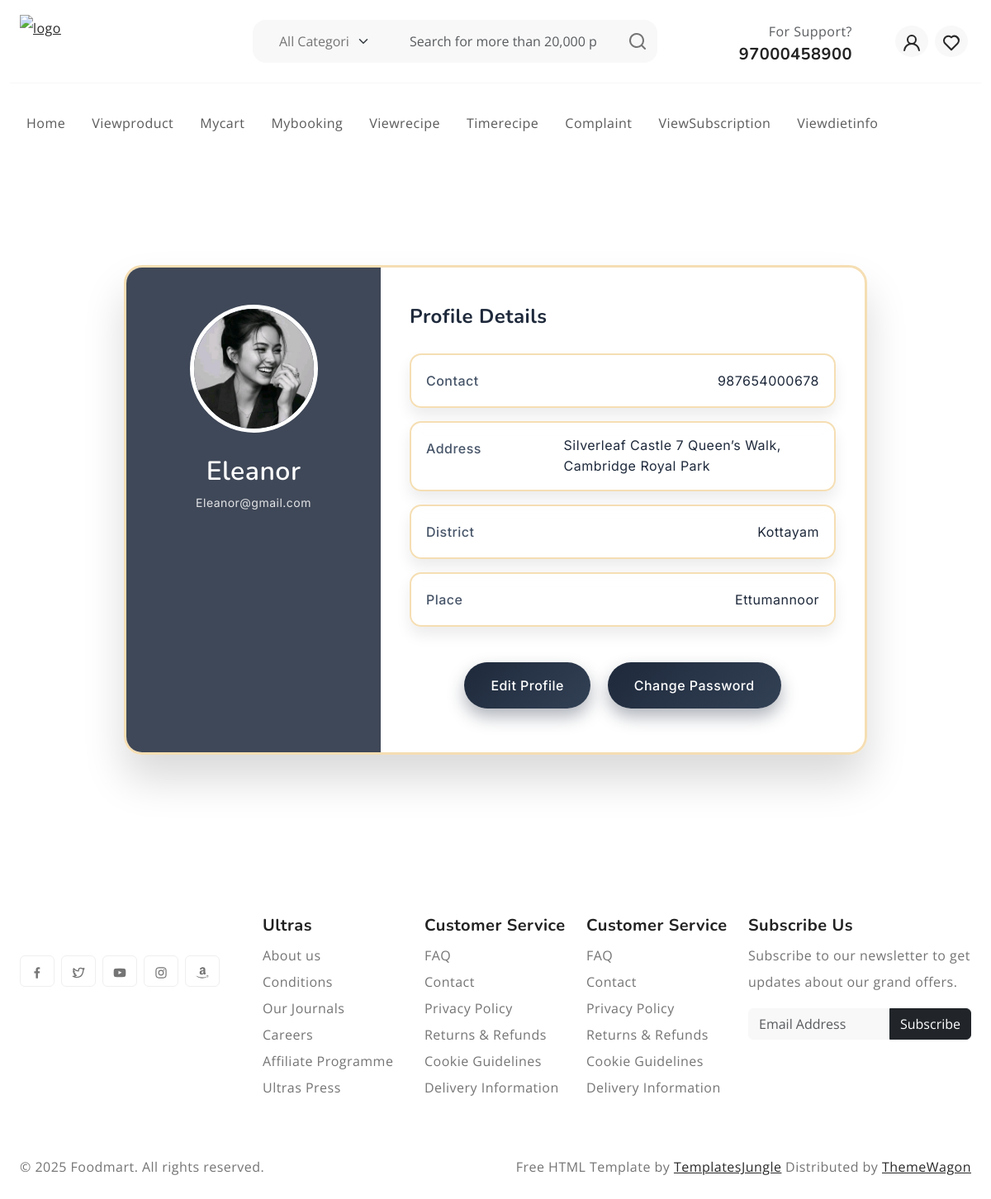
Page /User/Myprofile/ (signed in) on the committed database.
### Guest/models.py (models this page shows)
class tbl_user(models.Model):
    user_name=models.CharField(max_length=50)
    user_gender=models.CharField(max_length=50)
    user_contact=models.CharField(max_length=15)
    user_email=models.CharField(max_length=50)
    user_password=models.CharField(max_length=50)
    user_address=models.CharField(max_length=50)
    user_place=models.ForeignKey(tbl_place,on_delete=models.CASCADE)
    user_photo=models.FileField(upload_to ='Assets/UserDocs')
    user_status=models.IntegerField(default=0)

### Admin/models.py (models this page shows)
class tbl_place(models.Model):
    place_name=models.CharField(max_length=50)
    district=models.ForeignKey(tbl_district,on_delete=models.CASCADE)

class tbl_district(models.Model):
    district_name=models.CharField(max_length=50)

### User/views.py (the view)
# urls.py: path('Myprofile/',views.Myprofile,name="Myprofile"),
def Myprofile (request):
     userdata=tbl_user.objects.get(id=request.session['uid'])
     return render(request,"User/Myprofile.html",{'userdata':userdata})

### User/Templates/User/Myprofile.html (shortened to what this page needs)
{% extends 'User/Head.html' %}
{% load static %}
{% block content %}
<div class="page-wrapper">
    <div class="profile-container">
        <div class="profile-left">
            <img src="{{ userdata.user_photo.url }}" alt="Profile Image">
            <h2>{{ userdata.user_name }}</h2>
            <p>{{ userdata.user_email }}</p>
        </div>
        <div class="profile-right">
            <h3>Profile Details</h3>
            <div class="profile-info">
                <span>Contact</span>
                <span>{{ userdata.user_contact }}</span>
            </div>
            <div class="profile-info address">
                <span>Address</span>
                <span>{{ userdata.user_address }}</span>
            </div>
            <div class="profile-info">
                <span>District</span>
                <span>{{ userdata.user_place.district.district_name }}</span>
            </div>
            <div class="profile-info">
                <span>Place</span>
                <span>{{ userdata.user_place.place_name }}</span>
            </div>
            <div class="profile-actions">
                <a href="{% url 'User:Editprofile' %}">Edit Profile</a>
                <a href="{% url 'User:Changepassword' %}">Change Password</a>
            </div>
        </div>
    </div>
</div>
{% endblock content %}

### Guest/static/User/style.css (style rules this page uses)
:root { --header-height : 160px; --header-height-min : 80px; }
:root { --accent-color : #FFC43F; --dark-color : #222222; --light-dark-color : #727272; --light-color : #fff; --grey-color : #dbdbdb; --light-grey-color : #fafafa; --primary-color : #6995B1; --light-primary-color : #eef1f3; }
:root { --body-font : "Open Sans", sans-serif; --heading-font : "Nunito", sans-serif; }
body { --bs-link-color: #333; --bs-link-hover-color:#333; --bs-link-color-rgb: 40,40,40; --bs-link-hover-color-rgb: 0,0,0; --bs-light-rgb: 248, 248, 248; --bs-font-sans-serif: "Open Sans", sans-serif; --bs-body-font-family: var(--bs-font-sans-serif); --bs-body-font-size: 1rem; --bs-body-font-weight: 400; --bs-body-line-height: 2; --bs-body-color: #747474; --bs-primary: #FFC43F; --bs-primary-rgb: 255, 196, 63; --bs-success: #a3be4c; --bs-success-rgb: 163, 190, 76; --bs-primary-bg-subtle: #FFF9EB; --bs-success-bg-subtle: #eef5e5; --bs-border-color: #F7F7F7; --bs-secondary-rgb: 230, 243, 251; --bs-danger-rgb: 249, 235, 231; --bs-warning-rgb: 255, 249, 235; --bs-info-rgb: 230, 243, 250; }
body { letter-spacing: 0.03em; }
h1,h2,h3,h4,h5,h6 { font-family: var(--heading-font); color: var(--dark-color); font-weight: 700; }

### User/Templates/User/Myprofile.html (style rules this page uses)
.page-wrapper { min-height: 100vh; padding: 60px 0; font-family: 'Inter', sans-serif; }
.profile-container { max-width: 900px; margin: auto; display: flex; border-radius: 22px; overflow: hidden; border: 3px solid wheat; background: rgba(255,255,255,0.35); backdrop-filter: blur(15px); -webkit-backdrop-filter: blur(15px); box-shadow: 0 30px 50px rgba(0,0,0,0.15); }
.profile-left { flex: 1; padding: 45px 25px; text-align: center; background: rgba(30, 41, 59, 0.85); color: #fff; }
.profile-left img { width: 155px; height: 155px; border-radius: 50%; border: 5px solid white; object-fit: cover; margin-bottom: 18px; }
.profile-left h2 { margin: 10px 0 5px; font-weight: 600; color: white; }
.profile-left p { font-size: 14px; opacity: 0.85; color: white; }
.profile-right { flex: 2; padding: 45px 35px; }
.profile-right h3 { font-size: 24px; margin-bottom: 30px; color: #1e293b; }
.profile-info { display: flex; justify-content: space-between; padding: 15px 18px; margin-bottom: 16px; border: 2px solid wheat; background: rgba(255,255,255,0.6); backdrop-filter: blur(8px); border-radius: 14px; box-shadow: 0 10px 18px rgba(0,0,0,0.08); }
.profile-info span:first-child { font-weight: 500; color: #475569; }
.profile-info span:last-child { color: #1e293b; }
.profile-info.address { align-items: flex-start; }
.profile-info.address span:last-child { max-width: 65%; line-height: 1.6; word-wrap: break-word; }
.profile-actions { margin-top: 35px; text-align: center; }
.profile-actions a { display: inline-block; margin: 8px; padding: 12px 32px; border-radius: 30px; background: linear-gradient(135deg, #1e293b, #334155); color: #fff; font-weight: 500; text-decoration: none; transition: 0.3s ease; box-shadow: 0 10px 20px rgba(30,41,59,0.35); }

### rows in the picture
tbl_user: user_photo (picture), user_name "Eleanor", user_email "Eleanor@gmail.com", user_contact "987654000678", user_address "Silverleaf Castle 7 Queen’s Walk, Cambridge Royal Park", user_place.district.district_name "Kottayam", user_place.place_name "Ettumannoor"
